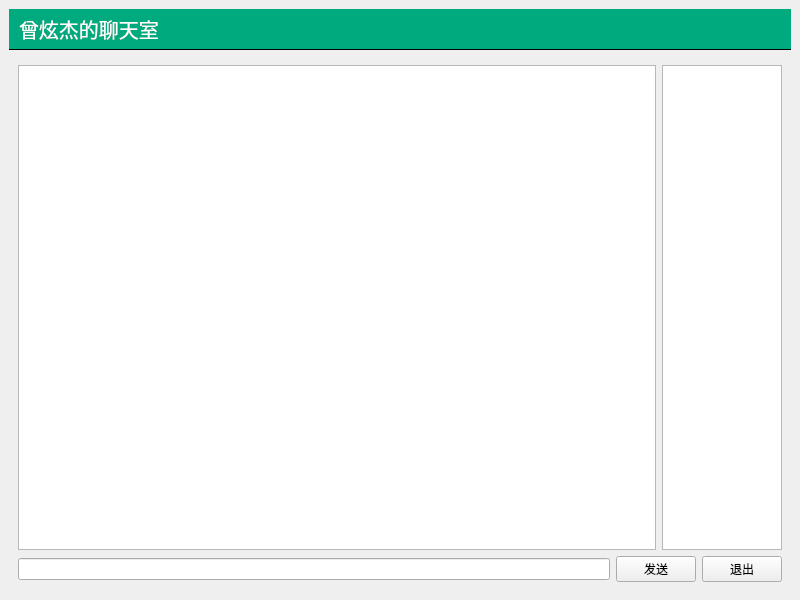
<?xml version="1.0" encoding="UTF-8"?>
<ui version="4.0">
 <class>MainWindow</class>
 <widget class="QMainWindow" name="MainWindow">
  <property name="geometry">
   <rect>
    <x>0</x>
    <y>0</y>
    <width>800</width>
    <height>600</height>
   </rect>
  </property>
  <property name="windowTitle">
   <string>聊天室客户端</string>
  </property>
  <property name="styleSheet">
   <string notr="true">#titleLabel{
background:white;
color:bule;
font-size:20px;
border:none;
border-bottom:1px solid black;
padding:5px;
font:24pt&quot;黑体&quot;;
color:rgb(255,255,255);
background-color:rgba(0,170,127,255)
}

#mainFrame{
border:none;
background:white;
}

#loginFrame{
background:green;
border:1px soild gray;
padding:10px;
border-radius:25px;
}</string>
  </property>
  <widget class="QWidget" name="centralwidget">
   <layout class="QVBoxLayout" name="verticalLayout">
    <item>
     <widget class="QLabel" name="titleLabel">
      <property name="text">
       <string>曾炫杰的聊天室</string>
      </property>
     </widget>
    </item>
    <item>
     <widget class="QStackedWidget" name="stackedWidget">
      <property name="currentIndex">
       <number>1</number>
      </property>
      <widget class="QWidget" name="LoginPage">
       <layout class="QGridLayout" name="gridLayout_2">
        <item row="0" column="1">
         <spacer name="verticalSpacer_2">
          <property name="orientation">
           <enum>Qt::Orientation::Vertical</enum>
          </property>
          <property name="sizeHint" stdset="0">
           <size>
            <width>20</width>
            <height>204</height>
           </size>
          </property>
         </spacer>
        </item>
        <item row="1" column="0">
         <spacer name="horizontalSpacer">
          <property name="orientation">
           <enum>Qt::Orientation::Horizontal</enum>
          </property>
          <property name="sizeHint" stdset="0">
           <size>
            <width>248</width>
            <height>20</height>
           </size>
          </property>
         </spacer>
        </item>
        <item row="1" column="1">
         <widget class="QFrame" name="loginFrame">
          <property name="frameShape">
           <enum>QFrame::Shape::StyledPanel</enum>
          </property>
          <property name="frameShadow">
           <enum>QFrame::Shadow::Raised</enum>
          </property>
          <layout class="QVBoxLayout" name="verticalLayout_2">
           <item>
            <layout class="QGridLayout" name="gridLayout">
             <item row="0" column="0">
              <widget class="QLabel" name="ServerEdit">
               <property name="text">
                <string>服务器地址：</string>
               </property>
              </widget>
             </item>
             <item row="0" column="1">
              <widget class="QLineEdit" name="lineEdit"/>
             </item>
             <item row="1" column="0">
              <widget class="QLabel" name="UserNameEdit">
               <property name="text">
                <string>昵称：</string>
               </property>
              </widget>
             </item>
             <item row="1" column="1">
              <widget class="QLineEdit" name="lineEdit_2"/>
             </item>
            </layout>
           </item>
           <item>
            <spacer name="verticalSpacer">
             <property name="orientation">
              <enum>Qt::Orientation::Vertical</enum>
             </property>
             <property name="sizeType">
              <enum>QSizePolicy::Policy::Fixed</enum>
             </property>
             <property name="sizeHint" stdset="0">
              <size>
               <width>20</width>
               <height>10</height>
              </size>
             </property>
            </spacer>
           </item>
           <item>
            <widget class="QPushButton" name="LoginButton">
             <property name="text">
              <string>登录聊天室</string>
             </property>
            </widget>
           </item>
          </layout>
         </widget>
        </item>
        <item row="1" column="2">
         <spacer name="horizontalSpacer_2">
          <property name="orientation">
           <enum>Qt::Orientation::Horizontal</enum>
          </property>
          <property name="sizeHint" stdset="0">
           <size>
            <width>248</width>
            <height>20</height>
           </size>
          </property>
         </spacer>
        </item>
        <item row="2" column="1">
         <spacer name="verticalSpacer_3">
          <property name="orientation">
           <enum>Qt::Orientation::Vertical</enum>
          </property>
          <property name="sizeHint" stdset="0">
           <size>
            <width>20</width>
            <height>203</height>
           </size>
          </property>
         </spacer>
        </item>
       </layout>
      </widget>
      <widget class="QWidget" name="ChatPage">
       <layout class="QVBoxLayout" name="verticalLayout_3">
        <item>
         <layout class="QHBoxLayout" name="horizontalLayout">
          <item>
           <widget class="QTextEdit" name="roomTextEdit"/>
          </item>
          <item>
           <widget class="QListWidget" name="userListWidget">
            <property name="maximumSize">
             <size>
              <width>120</width>
              <height>16777215</height>
             </size>
            </property>
           </widget>
          </item>
         </layout>
        </item>
        <item>
         <layout class="QHBoxLayout" name="horizontalLayout_2">
          <item>
           <widget class="QLineEdit" name="sayLineEdit"/>
          </item>
          <item>
           <widget class="QPushButton" name="SendButton">
            <property name="text">
             <string>发送</string>
            </property>
           </widget>
          </item>
          <item>
           <widget class="QPushButton" name="ExitButton">
            <property name="text">
             <string>退出</string>
            </property>
           </widget>
          </item>
         </layout>
        </item>
       </layout>
      </widget>
     </widget>
    </item>
   </layout>
  </widget>
 </widget>
 <resources/>
 <connections/>
</ui>
